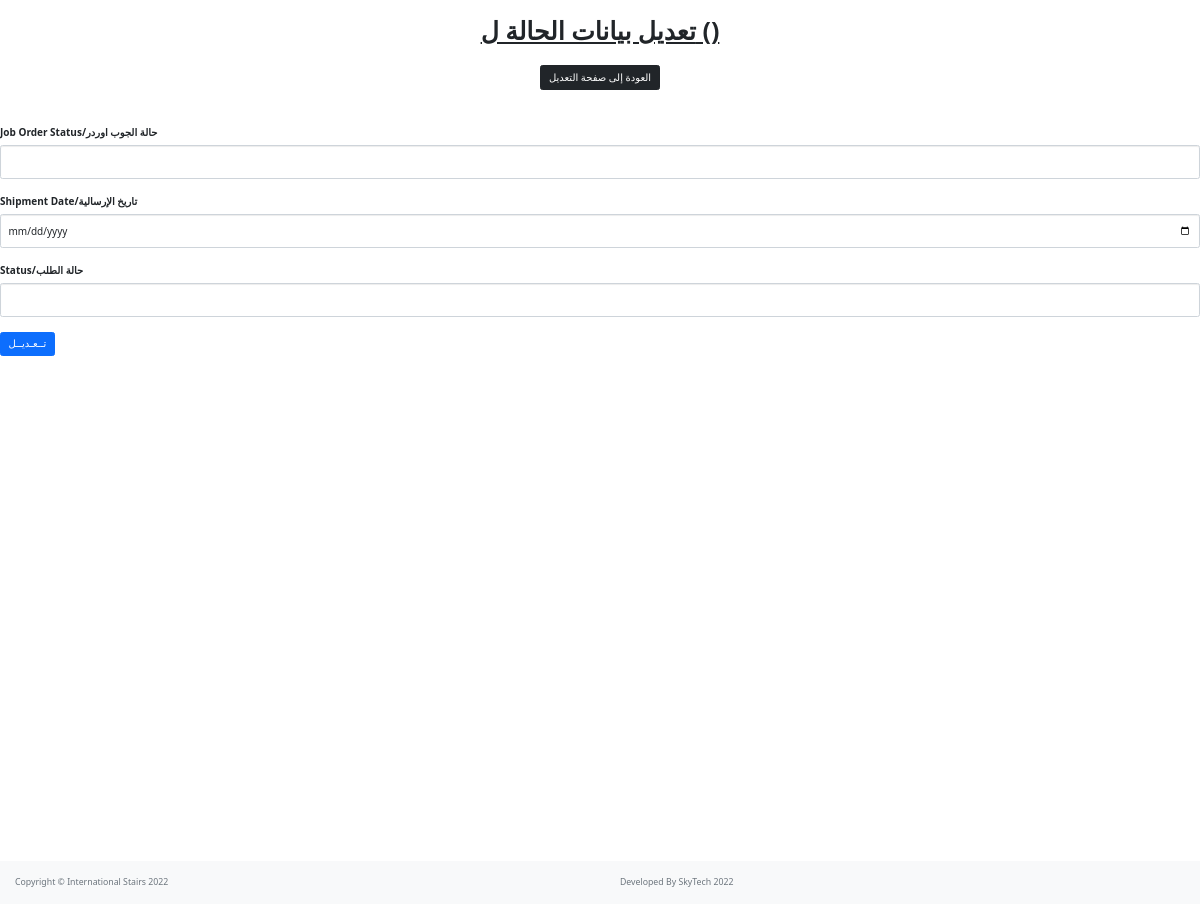
The app's page /skills_edit?id=2, older data.
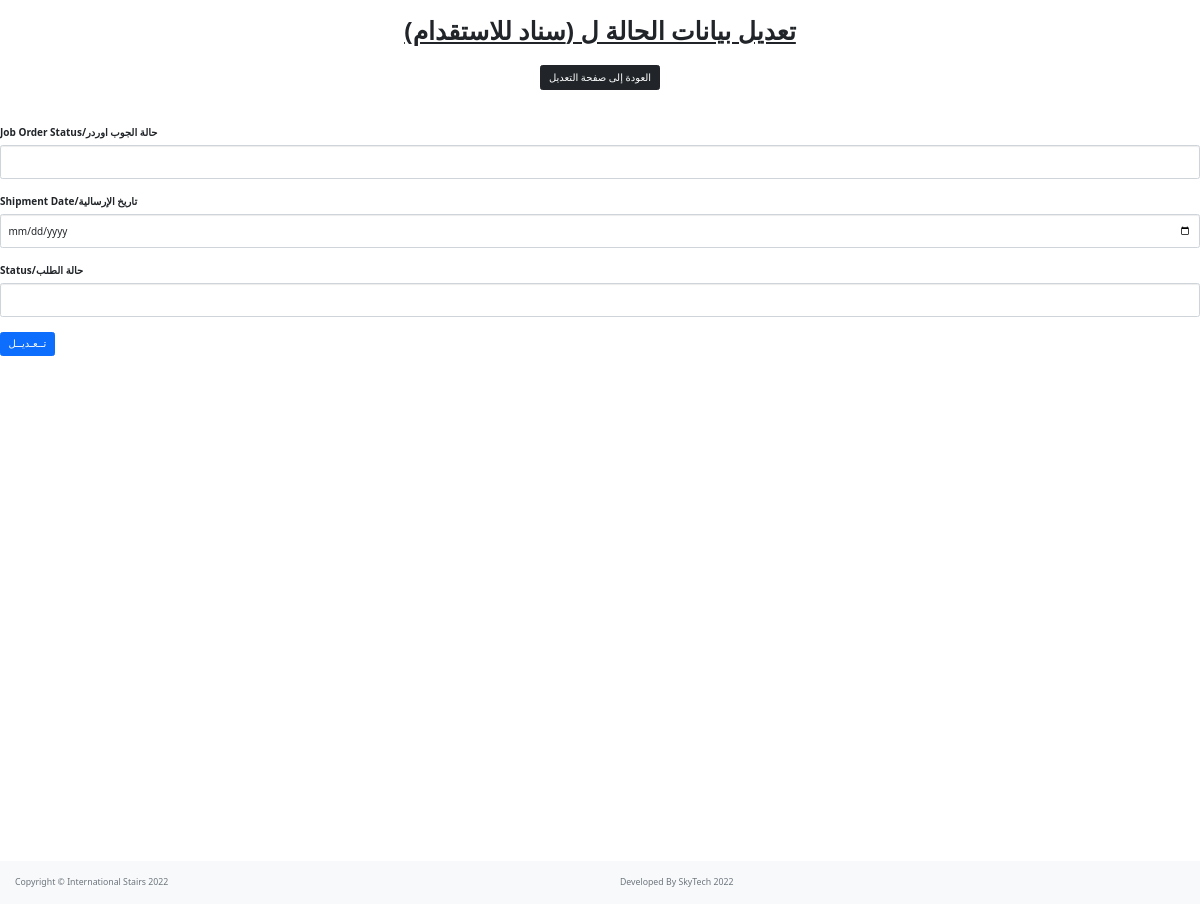
The same page, newer data.
### main.py (models this page shows)
class Skilled(db.Model):
    __tablename__ = "skills"
    id = db.Column(db.Integer, primary_key=True)
    company_name = db.Column(db.String(250), nullable=False)
    company_visa = db.Column(db.String, nullable=False)
    cr = db.Column(db.String, nullable=False)
    contact_No = db.Column(db.String(250), nullable=False)
    country = db.Column(db.String(250), nullable=False)
    mp_request = db.Column(db.String(250), nullable=False)
    quantity = db.Column(db.String(250), nullable=False)
    selected_or_recommended = db.Column(db.String(250), nullable=False)
    agency = db.Column(db.String(250), nullable=False)
    jo_status = db.Column(db.String(250), nullable=False)
    shipment_date = db.Column(db.Date, nullable=False)
    status = db.Column(db.String(1000), nullable=False)

### main.py (the view, shortened to what this page needs)
@app.route("/skills_edit", methods=["GET", "POST"])
def skills_edit():
    form = EditSkills()
    skills_id = request.args.get("id")
    updated_skills = Skilled.query.get(skills_id)
    return render_template("skills_edit.html", form=form, skill=updated_skills)

### main.py
class EditSkills(FlaskForm):
    jo_status = StringField('Job Order Status/حالة الجوب اوردر')
    shipment_date = DateField(' Shipment Date/تاريخ الإرسالية', format='%Y-%m-%d')
    status = StringField(' Status/حالة الطلب', validators=[length(max=500)])
    submit = SubmitField('تــعـديــل')

### templates/skills_edit.html (shortened to what this page needs)
{% extends 'bootstrap/base.html' %}
{% import "bootstrap/wtf.html" as wtf %}
{% block styles %}
  {{ super() }}
  <link rel="stylesheet" href="{{ url_for('static', filename='css/styles.css') }}">
{% endblock %}
{% block content %}
<br>
<div class="content">
    <h1 class="heading" style="text-align:center"><b><u>تعديل بيانات الحالة ل  ({{skill.company_name}})</u></b> </h1>
    <div class="heading">
<br>
    <h1 class="heading" style="text-align:center"><a href="{{url_for('skills_list')}}" class="btn btn-dark"> العودة إلى صفحة التعديل </a> </h1>
</div>
</div>
<br><br>
<div class="content">
    <div class="content">
      {{ wtf.quick_form(form,novalidate=True,button_map={'submit':'primary'}, form_type="horizontal",horizontal_columns=('md',5, 5))}}
</div>
</div>
<br><br><br><br><br><br><br><br><br><br><br><br><br><br><br><br><br><br><br><br><br><br><br><br><br><br><br><br><br><br><br><br>
{%include "footer.html"%}
    {% endblock %}

Row changes from the older to the newer data that the page shows:
added Skilled: company_name "سناد للاستقدام"
